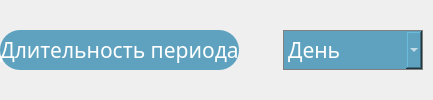
               <widget class="QWidget" name="widget_2" native="true">
                <property name="sizePolicy">
                 <sizepolicy hsizetype="Preferred" vsizetype="Minimum">
                  <horstretch>0</horstretch>
                  <verstretch>0</verstretch>
                 </sizepolicy>
                </property>
                <layout class="QHBoxLayout" name="horizontalLayout_3">
                 <property name="spacing">
                  <number>-1</number>
                 </property>
                 <property name="leftMargin">
                  <number>0</number>
                 </property>
                 <property name="topMargin">
                  <number>0</number>
                 </property>
                 <property name="rightMargin">
                  <number>10</number>
                 </property>
                 <property name="bottomMargin">
                  <number>0</number>
                 </property>
                 <item>
                  <widget class="QLabel" name="label">
                   <property name="sizePolicy">
                    <sizepolicy hsizetype="Preferred" vsizetype="Fixed">
                     <horstretch>0</horstretch>
                     <verstretch>0</verstretch>
                    </sizepolicy>
                   </property>
                   <property name="minimumSize">
                    <size>
                     <width>0</width>
                     <height>40</height>
                    </size>
                   </property>
                   <property name="font">
                    <font>
                     <family>Optima</family>
                     <pointsize>16</pointsize>
                     <italic>false</italic>
                    </font>
                   </property>
                   <property name="styleSheet">
                    <string notr="true">QLabel {
     border: none;
	height: 40px;
     border-radius: 20px;
	background-color: #5EA2BF;
	color: white;
 }</string>
                   </property>
                   <property name="text">
                    <string>Длительность периода</string>
                   </property>
                   <property name="alignment">
                    <set>Qt::AlignCenter</set>
                   </property>
                   <property name="margin">
                    <number>10</number>
                   </property>
                  </widget>
                 </item>
                 <item>
                  <widget class="QPushButton" name="info_1">
                   <property name="enabled">
                    <bool>true</bool>
                   </property>
                   <property name="sizePolicy">
                    <sizepolicy hsizetype="Fixed" vsizetype="Fixed">
                     <horstretch>0</horstretch>
                     <verstretch>0</verstretch>
                    </sizepolicy>
                   </property>
                   <property name="minimumSize">
                    <size>
                     <width>32</width>
                     <height>32</height>
                    </size>
                   </property>
                   <property name="maximumSize">
                    <size>
                     <width>32</width>
                     <height>32</height>
                    </size>
                   </property>
                   <property name="toolTip">
                    <string>&lt;html&gt;&lt;head/&gt;&lt;body&gt;&lt;p&gt;&lt;br/&gt;&lt;/p&gt;&lt;/body&gt;&lt;/html&gt;</string>
                   </property>
                   <property name="autoFillBackground">
                    <bool>false</bool>
                   </property>
                   <property name="styleSheet">
                    <string notr="true"> QPushButton {
     border: none;
	background-color: none;
 }</string>
                   </property>
                   <property name="text">
                    <string/>
                   </property>
                   <property name="icon">
                    <iconset resource="resources.qrc">
                     <normaloff>:/resources/info.svg</normaloff>:/resources/info.svg</iconset>
                   </property>
                   <property name="iconSize">
                    <size>
                     <width>32</width>
                     <height>32</height>
                    </size>
                   </property>
                  </widget>
                 </item>
                 <item>
                  <widget class="QComboBox" name="PeriodComboBox">
                   <property name="enabled">
                    <bool>true</bool>
                   </property>
                   <property name="sizePolicy">
                    <sizepolicy hsizetype="Fixed" vsizetype="Fixed">
                     <horstretch>0</horstretch>
                     <verstretch>0</verstretch>
                    </sizepolicy>
                   </property>
                   <property name="minimumSize">
                    <size>
                     <width>140</width>
                     <height>40</height>
                    </size>
                   </property>
                   <property name="maximumSize">
                    <size>
                     <width>16777215</width>
                     <height>16777215</height>
                    </size>
                   </property>
                   <property name="font">
                    <font>
                     <family>Optima</family>
                     <pointsize>16</pointsize>
                    </font>
                   </property>
                   <property name="styleSheet">
                    <string notr="true">QComboBox {
    border: 1px solid gray;
color:white;
background: #5EA2BF;
}
QComboBox:disabled {
    border: 1px solid gray;
color:rgb(194, 194, 194);
background: rgb(122, 155, 176);
}
QComboBox:!editable {
    
}
QComboBox QAbstractItemView {
    border: none;
	background: rgb(72, 123, 147);
}</string>
                   </property>
                   <property name="frame">
                    <bool>false</bool>
                   </property>
                   <item>
                    <property name="text">
                     <string>День</string>
                    </property>
                   </item>
                   <item>
                    <property name="text">
                     <string>Неделя</string>
                    </property>
                   </item>
                   <item>
                    <property name="text">
                     <string>Месяц</string>
                    </property>
                   </item>
                   <item>
                    <property name="text">
                     <string>Год</string>
                    </property>
                   </item>
                  </widget>
                 </item>
                </layout>
               </widget>
